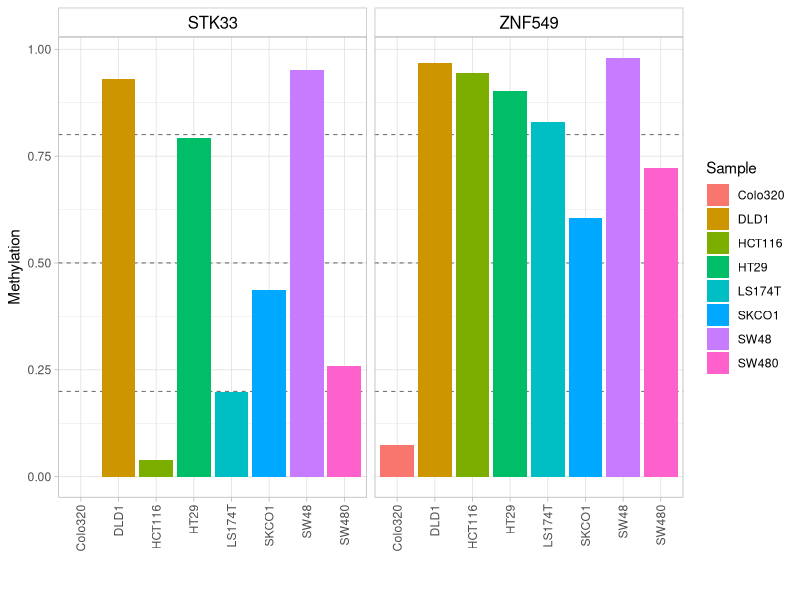
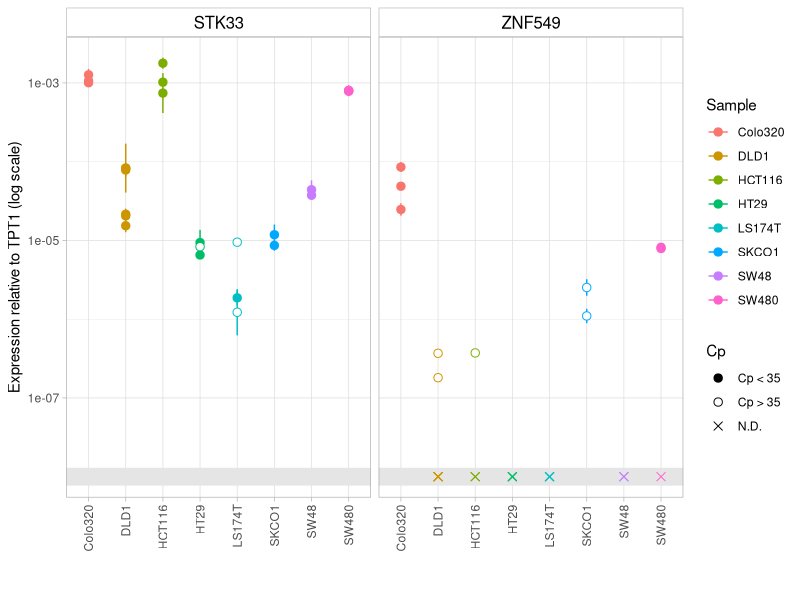
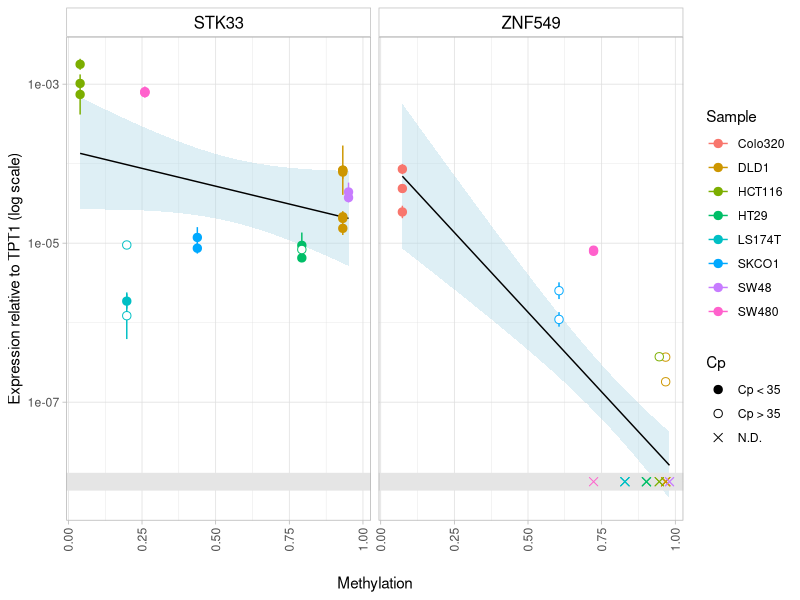
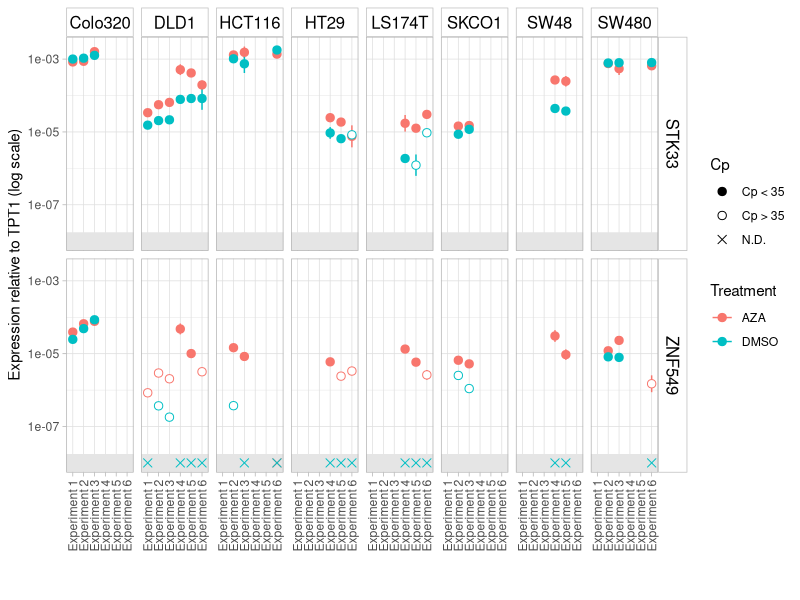

R code for these plots, in order:
#################
# New version ###
################# 

library(data.table)
library(ggplot2)
library(tidyr)

# set the working directory where the data is stored

setwd("~/sandbox/QPCR_Julia/")

# load the expression data

expression_data <- fread("expression.csv")

# expected columns
# Experiment:     Label for the experiment
# Sample:         Sample name (cell line, case, etc)
# Treatment:      Applied treatment
# Date:           Date of the experiment
# Target:         Target Gene
# meanCp_Target:  Mean Cp (Ct) of the Target
# errorCp_Target: Standard error of the mean Cp of the Target
# E_Target:       Efficiency of the Target PCR amplification
# Ref:            Reference Gene (in this version of the script, just one)
# meanCp_Ref:     Mean Cp (Ct) of the Reference
# errorCp_Ref:    Standard error of the mean Cp of the Reference
# E_Ref:          Efficiency of the Reference PCR amplification


# Indicate the efficiencies, if necessary

expression_data[Target=="ZNF549",E_Target:=2]
expression_data[Target=="STK33",E_Target:=2]
expression_data[Ref=="TPT1",E_Ref:=2]

# Calculate the relative expression in log2

expression_data[,log2_Rel := meanCp_Ref*log2(E_Ref) - meanCp_Target*log2(E_Target)]
expression_data[,log2_Rel_error := sqrt((errorCp_Ref*log2(E_Ref))^2 + (errorCp_Target*log2(E_Target))^2)]

# Indicate if the Cp are <35, >35 or >40

expression_data[meanCp_Target < 35,Cp:="Cp < 35"]
expression_data[meanCp_Target >= 35,Cp:="Cp > 35"]
expression_data[is.na(meanCp_Target),Cp :="N.D."]



# convert expression lineal scale

expression_data[,Rel := 2^log2_Rel]
expression_data[,Rel_max := 2^(log2_Rel+log2_Rel_error)]
expression_data[,Rel_min := 2^(log2_Rel-log2_Rel_error)]


# Place the samples with no amplification as a fixed log2 value (by default 1e-8)

expression_data[Cp =="N.D.", Rel := 1e-8]

# Create nice labels for the graphs

expression_data[,Label := paste("Experiment",as.numeric(factor(Experiment)))]

# Add methylation information 

methylation <- fread("methylation.csv")
methylation[,Sample:=gsub("( |-)","",Sample)]
expression_data <- merge(expression_data,methylation,by=c("Sample","Target","Treatment"),all.x=T,all.y=T)

# graphic themes

rotate_x_axis <- theme(axis.title.x = element_text(margin=margin(t=18)),
                       axis.text.x = element_text(angle=90,vjust=0.5,hjust=1))
theme_light2 <-  theme_light() +
  theme(strip.background = element_rect(fill="white",color="grey"),
        strip.text.y = element_text(color="black",size=12),
        strip.text.x = element_text(color="black",size=12))


s_shape <- scale_shape_manual(values=c(19,21,4))



# Plot the methylation per Sample

ggplot(expression_data[,list(Sample,Target,Methylation)] %>% unique %>% na.omit) + 
  aes(Sample,Methylation) + 
  geom_hline(yintercept=c(.2,.5,.8),lty=2,lwd=0.2) +
  geom_col(aes(fill=Sample)) +
  facet_wrap(~Target) +
  theme_light2 +
  xlab("") +
  rotate_x_axis
  
# common geoms to plot expression in the y axis

common_geoms <- list(
  geom_hline(yintercept = 1e-8,linewidth = 6,color="grey90"),
  geom_errorbar(aes(ymin=Rel_min,ymax=Rel_max),width=0),
  geom_point(aes(shape=Cp),fill="white",size=2.5),
  theme_light2,
  ylab("Expression relative to TPT1 (log scale)"),
  scale_y_log10(),
  s_shape
)


# Plot the expression before treatment

ggplot(expression_data[Treatment=="DMSO" & !is.na(Cp)]) + 
  aes(Sample,Rel,color=Sample) +
  common_geoms +
  facet_wrap(~Target) +
  xlab("") +
  rotate_x_axis

# Plot methylation vs expression, before treatment

ggplot(expression_data[Treatment=="DMSO" & !is.na(Cp)]) + 
  aes(Methylation,Rel,color=Sample) + 
  geom_smooth(method="lm",color="black",fill="lightblue",lwd=.5) +
  common_geoms +
  facet_wrap(~Target) +
  xlab("Methylation") +
  rotate_x_axis

# Plot changes in expression after treatment

ggplot(expression_data[Sample!="WATER"]) + 
  aes(Label,Rel,color=Treatment) +
  common_geoms +
  facet_grid(cols=vars(Sample),rows=vars(Target)) +
  xlab("") +
  rotate_x_axis
  


